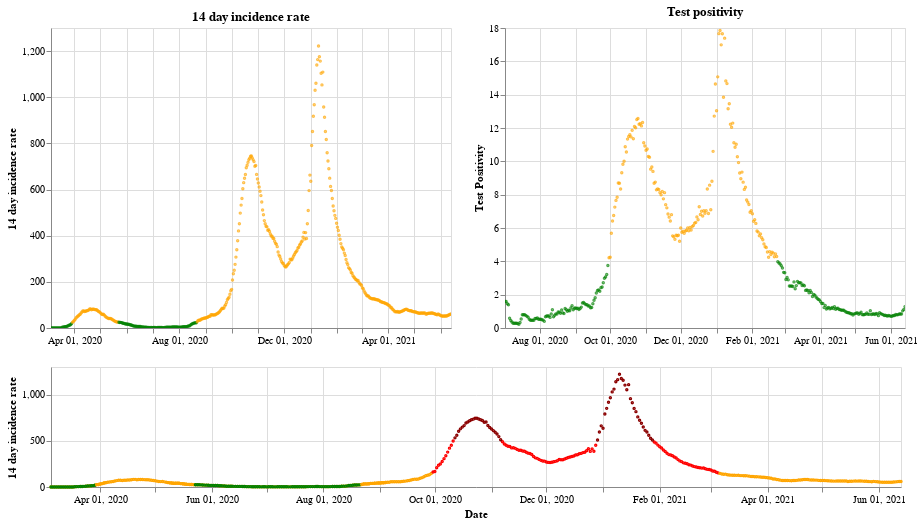

Here is the notebook cell this chart was saved with:
### Markdown cell above
## Northern Ireland

### Code cell
plot_traffic_light('Northern Ireland')

### Figure 1 — Vega-Lite specification as saved in the notebook (floating-point values rounded to 4 significant figures; data arrays with more than 128 entries replaced by an {"elided": "..."} marker saying what was removed)
{"config": {"view": {"continuousWidth": 400, "continuousHeight": 300}}, "vconcat": [{"hconcat": [{"mark": {"type": "point", "size": 2}, "encoding": {"color": {"condition": {"value": "green", "test": "(datum.twoWeeklyCasesRate <= 25)"}, "value": "orange"}, "tooltip": [{"type": "nominal", "field": "areaName"}, {"type": "temporal", "field": "date"}, {"type": "quantitative", "field": "twoWeeklyCasesRate"}, {"type": "quantitative", "field": "testPositivity"}], "x": {"type": "temporal", "axis": {"title": ""}, "field": "date", "scale": {"domain": {"selection": "DateBrush"}}, "timeUnit": "yearmonthdate"}, "y": {"type": "quantitative", "axis": {"title": "14 day incidence rate"}, "field": "twoWeeklyCasesRate"}}, "title": "14 day incidence rate", "width": 400}, {"mark": {"type": "point", "size": 2}, "encoding": {"color": {"condition": {"value": "green", "test": "(datum.testPositivity <= 4)"}, "value": "orange"}, "tooltip": [{"type": "nominal", "field": "areaName"}, {"type": "temporal", "field": "date"}, {"type": "quantitative", "field": "twoWeeklyCasesRate"}, {"type": "quantitative", "field": "testPositivity"}], "x": {"type": "temporal", "axis": {"title": ""}, "field": "date", "scale": {"domain": {"selection": "DateBrush"}}, "timeUnit": "yearmonthdate"}, "y": {"type": "quantitative", "axis": {"title": "Test Positivity"}, "field": "testPositivity"}}, "title": "Test positivity", "width": 400}]}, {"layer": [{"mark": {"type": "point", "size": 2}, "encoding": {"color": {"condition": {"value": "orange", "test": "((50 && datum.twoWeeklyCasesRate) < 150)"}, "value": "red"}, "opacity": {"condition": {"value": 1, "test": "((50 && datum.twoWeeklyCasesRate) < 500)"}, "value": 0}, "tooltip": [{"type": "nominal", "field": "areaName"}, {"type": "temporal", "field": "date"}, {"type": "quantitative", "field": "twoWeeklyCasesRate"}, {"type": "quantitative", "field": "testPositivity"}], "x": {"type": "temporal", "axis": {"title": "Date"}, "field": "date", "timeUnit": "yearmonthdate"}, "y": {"type": "quantitative", "axis": {"title": "14 day incidence rate"}, "field": "twoWeeklyCasesRate"}}, "selection": {"DateBrush": {"type": "interval", "encodings": ["x"], "fields": ["Time"]}}, "width": 850}, {"mark": {"type": "point", "size": 2}, "encoding": {"color": {"value": "darkred"}, "opacity": {"condition": {"value": 1, "test": "(datum.twoWeeklyCasesRate >= 500)"}, "value": 0}, "tooltip": [{"type": "nominal", "field": "areaName"}, {"type": "temporal", "field": "date"}, {"type": "quantitative", "field": "twoWeeklyCasesRate"}, {"type": "quantitative", "field": "testPositivity"}], "x": {"type": "temporal", "axis": {"title": "Date"}, "field": "date", "timeUnit": "yearmonthdate"}, "y": {"type": "quantitative", "axis": {"title": "14 day incidence rate"}, "field": "twoWeeklyCasesRate"}}, "width": 400}, {"mark": {"type": "point", "size": 2}, "encoding": {"color": {"condition": {"value": "green", "test": "((4 && datum.twoWeeklyCasesRate) < 25)"}, "value": "orange"}, "opacity": {"condition": {"value": 1, "test": "(datum.twoWeeklyCasesRate < 50)"}, "value": 0}, "tooltip": [{"type": "nominal", "field": "areaName"}, {"type": "temporal", "field": "date"}, {"type": "quantitative", "field": "twoWeeklyCasesRate"}, {"type": "quantitative", "field": "testPositivity"}], "x": {"type": "temporal", "axis": {"title": "Date"}, "field": "date", "timeUnit": "yearmonthdate"}, "y": {"type": "quantitative", "axis": {"title": "14 day incidence rate"}, "field": "twoWeeklyCasesRate"}}, "width": 400}], "height": 120, "width": 800}], "data": {"name": "data-1b55be7a7efe94f9c7676fba74ee1fdc"}, "$schema": "https://vega.github.io/schema/vega-lite/v4.8.1.json", "datasets": {"data-1b55be7a7efe94f9c7676fba74ee1fdc": {"elided": "466 records"}}}
